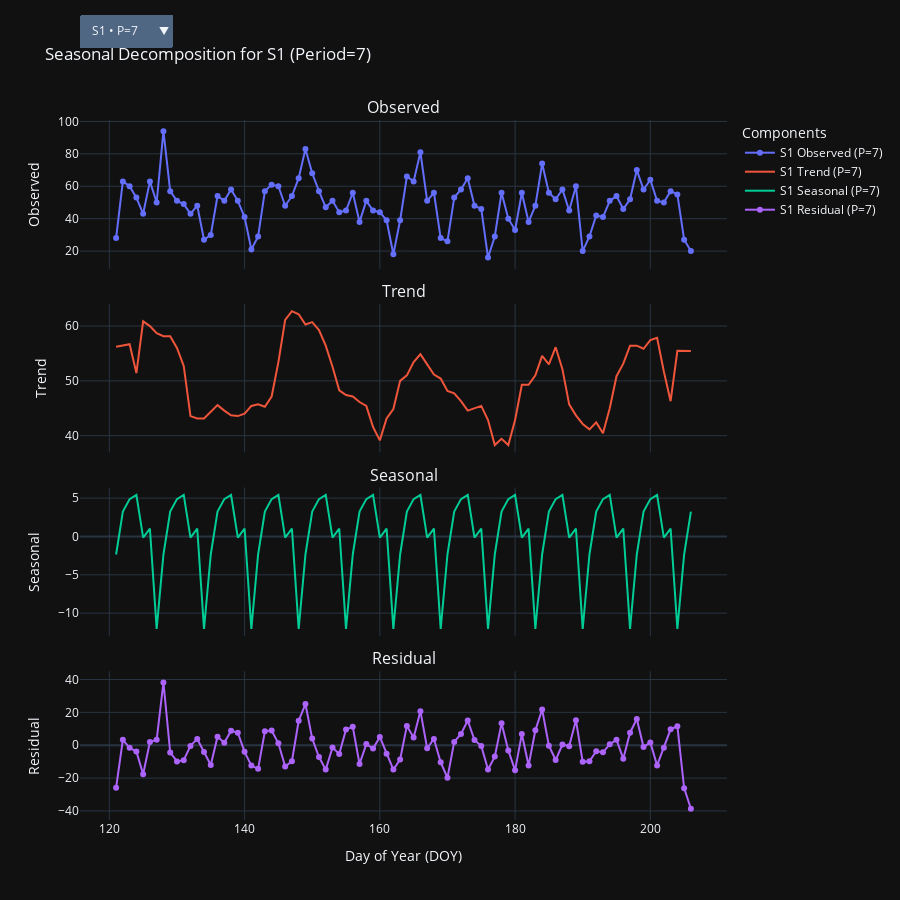

Notebook cell for this chart:
### Markdown cell above
## Seasonal decompositions by ship, for  Soda Can 330ml with periods 7 and 30

### Code cell
from statsmodels.tsa.seasonal import seasonal_decompose
import plotly.graph_objects as go
from plotly.subplots import make_subplots
import pandas as pd
import numpy as np

# Prepare data
_df = df.sort_values(["doy", "ship_id"]).copy()
ship_ids = list(pd.unique(_df["ship_id"]))
periods = [7, 30]

# Precompute decompositions for each ship and period
decomposed = {}  # key: (ship, period) -> dict with components
for ship in ship_ids:
    sdata = _df[_df["ship_id"] == ship].sort_values("doy")
    y = sdata["total_sales"].astype(float)
    x = sdata["doy"].values
    for p in periods:
        try:
            if len(y) < 2 * p:
                # Not enough data points for seasonal_decompose; skip
                continue
            result = seasonal_decompose(y, model="additive", period=p, extrapolate_trend="freq")
            decomposed[(ship, p)] = {
                "x": x,
                "observed": y.values,
                "trend": result.trend,
                "seasonal": result.seasonal,
                "resid": result.resid,
            }
        except Exception:
            # Skip combinations that fail decomposition
            continue

# Build figure with one set of subplots and toggle traces via dropdown
fig = make_subplots(
    rows=4, cols=1, shared_xaxes=True, vertical_spacing=0.05,
    subplot_titles=("Observed", "Trend", "Seasonal", "Residual")
)

trace_groups = []  # list of [(obs_idx, trend_idx, seas_idx, resid_idx)] per (ship, period)
labels = []

for (ship, p), comp in decomposed.items():
    x = comp["x"]
    # Observed
    obs_trace = go.Scatter(x=x, y=comp["observed"], mode="lines+markers", name=f"{ship} Observed (P={p})",
                           hovertemplate="DOY=%{x}<br>Observed=%{y}<extra></extra>")
    fig.add_trace(obs_trace, row=1, col=1)
    obs_idx = len(fig.data) - 1

    # Trend
    trend_trace = go.Scatter(x=x, y=comp["trend"], mode="lines", name=f"{ship} Trend (P={p})",
                             hovertemplate="DOY=%{x}<br>Trend=%{y}<extra></extra>")
    fig.add_trace(trend_trace, row=2, col=1)
    trend_idx = len(fig.data) - 1

    # Seasonal
    seas_trace = go.Scatter(x=x, y=comp["seasonal"], mode="lines", name=f"{ship} Seasonal (P={p})",
                            hovertemplate="DOY=%{x}<br>Seasonal=%{y}<extra></extra>")
    fig.add_trace(seas_trace, row=3, col=1)
    seas_idx = len(fig.data) - 1

    # Residual
    resid_trace = go.Scatter(x=x, y=comp["resid"], mode="lines+markers", name=f"{ship} Residual (P={p})",
                             hovertemplate="DOY=%{x}<br>Residual=%{y}<extra></extra>")
    fig.add_trace(resid_trace, row=4, col=1)
    resid_idx = len(fig.data) - 1

    trace_groups.append((obs_idx, trend_idx, seas_idx, resid_idx))
    labels.append(f"{ship} • P={p}")

# If nothing to show, create an empty figure
if not trace_groups:
    fig = go.Figure()
    fig.update_layout(title="No seasonal decomposition available (insufficient data)")
    fig.show()
else:
    # Set all traces invisible except the first group
    visible = [False] * len(fig.data)
    for idx in trace_groups[0]:
        visible[idx] = True

    fig.update_traces(visible=False)
    for idx in trace_groups[0]:
        fig.data[idx].visible = True

    # Dropdown to select (ship, period) combination
    buttons = []
    for i, label in enumerate(labels):
        vis = [False] * len(fig.data)
        for idx in trace_groups[i]:
            vis[idx] = True
        # Extract ship and period for title
        ship_label, p_part = label.split(" • ")
        p_val = int(p_part.split("=")[1])
        buttons.append(dict(
            label=label,
            method="update",
            args=[
                {"visible": vis},
                {"title": f"Seasonal Decomposition for {ship_label} (Period={p_val})"}
            ],
        ))

    fig.update_layout(
        title=f"Seasonal Decomposition for {labels[0].split(' • ')[0]} (Period={int(labels[0].split('=')[1])})",
        height=900,
        updatemenus=[dict(
            type="dropdown",
            x=0.0, y=1.15,
            xanchor="left", yanchor="top",
            buttons=buttons,
            showactive=True
        )],
        legend_title_text="Components",
        margin=dict(t=120)
    )
    fig.update_xaxes(title_text="Day of Year (DOY)", row=4, col=1)
    fig.update_yaxes(title_text="Observed", row=1, col=1)
    fig.update_yaxes(title_text="Trend", row=2, col=1)
    fig.update_yaxes(title_text="Seasonal", row=3, col=1)
    fig.update_yaxes(title_text="Residual", row=4, col=1)

    fig.show()
